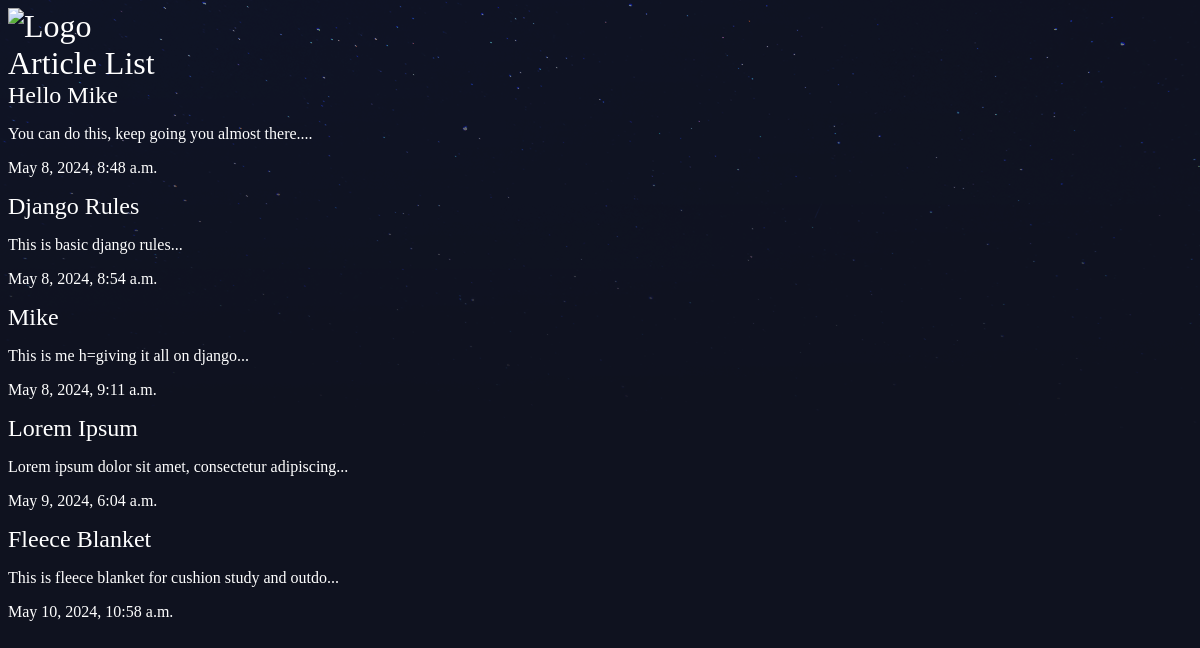
The app's page /articles/ with its own data.
### articles/models.py (models this page shows, shortened)
class Article(models.Model):
    title = models.CharField(max_length=100)
    slug  = models.SlugField()
    body  = models.TextField()
    date  = models.DateTimeField(auto_now_add=True)
    thumb = models.ImageField(default='default.png', blank=True)
    def snippet(self):
        return self.body[:50] + '...'

### articles/views.py (the view)
# urls.py: path('', views.article_list, name="list"),
def article_list(request):
    articles = Article.objects.all().order_by('date')
    return render(request, 'articles/article_list.html', {'articles': articles})

### articles/templates/articles/article_list.html
{% extends 'base_layout.html' %}
{% block content %}
<h1>Article List</h1>
<div class="articles">
    {% for article in articles %}
    <div class="article">
        <h2><a href="{% url 'articles:detail' slug=article.slug %}">{{ article.title }}</a></h2>
        <p>{{ article.snippet }}</p>
        <p>{{ article.date }}</p>
    </div>
    {% endfor %}
</div>
{% endblock %}

### assets/styles.css (style rules this page uses)
body { background-color: #0f121f; background-image: url(stars.png); background-repeat: no-repeat; color: #fff; }
body * { font-family: Ubuntu; }
h1, h2, h3, h4, h5 { font-weight: normal; margin: 0; }
a, a:hover, a:visited { color: #fff; text-decoration: none; }

### records on screen
Article: title "Hello Mike", snippet "You can do this, keep going you almost there....", date "May 8, 2024, 8:48 a.m."
Article: title "Django Rules", snippet "This is basic django rules...", date "May 8, 2024, 8:54 a.m."
Article: title "Mike", snippet "This is me h=giving it all on django...", date "May 8, 2024, 9:11 a.m."
Article: title "Lorem Ipsum", snippet "Lorem ipsum dolor sit amet, consectetur adipiscing...", date "May 9, 2024, 6:04 a.m."
Article: title "Fleece Blanket", snippet "This is fleece blanket for cushion study and outdo...", date "May 10, 2024, 10:58 a.m."
